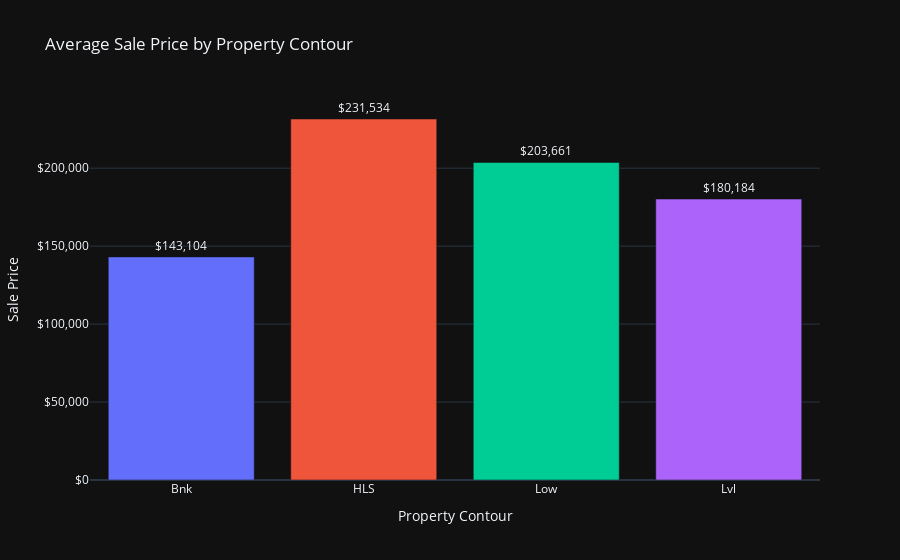

Notebook code for this chart:
### Code cell
fig8.show()

### Figure 1 — Plotly figure (JSON) as saved in the notebook; plotly's stock layout.template omitted (floating-point values rounded to 4 significant figures)
{"data": [{"alignmentgroup": "True", "hovertemplate": "x=%{x}<br>y=%{y}<br>text=%{text}<extra></extra>", "legendgroup": "", "marker": {"color": ["#636EFA", "#EF553B", "#00CC96", "#AB63FA", "#FFA15A", "#19D3F3", "#FF6692", "#B6E880", "#FF97FF", "#FECB52"], "pattern": {"shape": ""}}, "name": "", "offsetgroup": "", "orientation": "v", "showlegend": false, "text": [143100.0, 231500.0, 203700.0, 180200.0], "textposition": "outside", "texttemplate": "$%{text:,.0f}", "type": "bar", "x": ["Bnk", "HLS", "Low", "Lvl"], "xaxis": "x", "y": [143100.0, 231500.0, 203700.0, 180200.0], "yaxis": "y"}], "layout": {"barmode": "relative", "legend": {"tracegroupgap": 0}, "showlegend": false, "title": {"text": "Average Sale Price by Property Contour"}, "xaxis": {"anchor": "y", "domain": [0, 1], "title": {"text": "Property Contour"}}, "yaxis": {"anchor": "x", "domain": [0, 1], "tickformat": ",", "tickprefix": "$", "title": {"text": "Sale Price"}}}}
